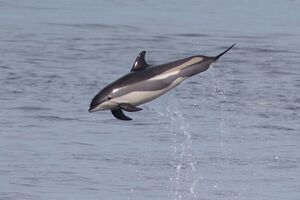
#> input picture Task6/fish.jpg, 300 x 200 px
$ python main.py
#> lines starting #> are read from the running program, lines starting #| are printed output that depends on the picture; after the words box and inside, x2 and y2 are one past the last pixel; in counts of white or black regions, pixels touching at a corner belong together
import cv2;import numpy as np

img = cv2.imread("fish.jpg")
#> img is the input picture: shape (200, 300, 3); mean B, G, R 166, 148.4, 141.2

#adaptive parameters/arguments
v = np.median(img)
#> v = 154
lower = int(max(0, (1.0 - 0.33) * v))      #sigma=0.33
#> lower = 103
upper = int(min(255, (1.0 + 0.33) * v))
#> upper = 204

edge = cv2.Canny(img, lower, upper)
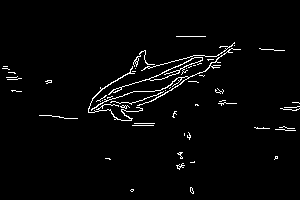
#> edge: shape (200, 300); 2.6% white in thin lines or dots, all inside (x1, y1, x2, y2) = (2, 36, 300, 194)

cv2.imshow('original', img)
cv2.imshow('edge', edge)
cv2.waitKey(0)
cv2.imwrite('Edge',edge)
cv2.destroyAllWindows()
